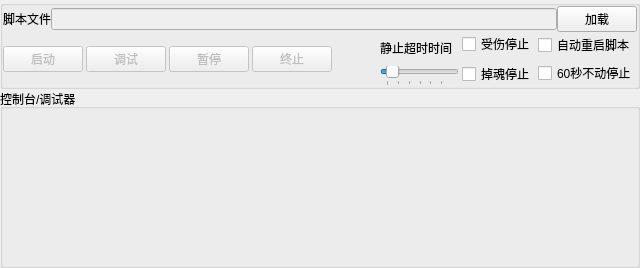
<?xml version="1.0" encoding="UTF-8"?>
<ui version="4.0">
 <class>ScriptForm</class>
 <widget class="QWidget" name="ScriptForm">
  <property name="geometry">
   <rect>
    <x>0</x>
    <y>0</y>
    <width>640</width>
    <height>268</height>
   </rect>
  </property>
  <property name="acceptDrops">
   <bool>true</bool>
  </property>
  <property name="windowTitle">
   <string/>
  </property>
  <layout class="QVBoxLayout" name="verticalLayout">
   <property name="spacing">
    <number>0</number>
   </property>
   <property name="leftMargin">
    <number>0</number>
   </property>
   <property name="topMargin">
    <number>0</number>
   </property>
   <property name="rightMargin">
    <number>0</number>
   </property>
   <property name="bottomMargin">
    <number>0</number>
   </property>
   <item>
    <widget class="QGroupBox" name="groupBox">
     <property name="title">
      <string/>
     </property>
     <layout class="QVBoxLayout" name="verticalLayout_2">
      <property name="spacing">
       <number>0</number>
      </property>
      <property name="leftMargin">
       <number>0</number>
      </property>
      <property name="topMargin">
       <number>0</number>
      </property>
      <property name="rightMargin">
       <number>0</number>
      </property>
      <property name="bottomMargin">
       <number>0</number>
      </property>
      <item>
       <layout class="QHBoxLayout" name="horizontalLayout_2">
        <item>
         <widget class="QLabel" name="label">
          <property name="text">
           <string>脚本文件</string>
          </property>
         </widget>
        </item>
        <item>
         <widget class="QLineEdit" name="lineEdit_scriptPath">
          <property name="enabled">
           <bool>false</bool>
          </property>
         </widget>
        </item>
        <item>
         <widget class="QPushButton" name="pushButton_load">
          <property name="sizePolicy">
           <sizepolicy hsizetype="Fixed" vsizetype="Fixed">
            <horstretch>0</horstretch>
            <verstretch>0</verstretch>
           </sizepolicy>
          </property>
          <property name="text">
           <string>加载</string>
          </property>
         </widget>
        </item>
       </layout>
      </item>
      <item>
       <layout class="QHBoxLayout" name="horizontalLayout">
        <property name="spacing">
         <number>3</number>
        </property>
        <item>
         <widget class="QPushButton" name="pushButton_run">
          <property name="enabled">
           <bool>false</bool>
          </property>
          <property name="sizePolicy">
           <sizepolicy hsizetype="Fixed" vsizetype="Fixed">
            <horstretch>0</horstretch>
            <verstretch>0</verstretch>
           </sizepolicy>
          </property>
          <property name="text">
           <string>启动</string>
          </property>
         </widget>
        </item>
        <item>
         <widget class="QPushButton" name="pushButton_debug">
          <property name="enabled">
           <bool>false</bool>
          </property>
          <property name="sizePolicy">
           <sizepolicy hsizetype="Fixed" vsizetype="Fixed">
            <horstretch>0</horstretch>
            <verstretch>0</verstretch>
           </sizepolicy>
          </property>
          <property name="text">
           <string>调试</string>
          </property>
         </widget>
        </item>
        <item>
         <widget class="QPushButton" name="pushButton_suspend">
          <property name="enabled">
           <bool>false</bool>
          </property>
          <property name="sizePolicy">
           <sizepolicy hsizetype="Fixed" vsizetype="Fixed">
            <horstretch>0</horstretch>
            <verstretch>0</verstretch>
           </sizepolicy>
          </property>
          <property name="text">
           <string>暂停</string>
          </property>
         </widget>
        </item>
        <item>
         <widget class="QPushButton" name="pushButton_term">
          <property name="enabled">
           <bool>false</bool>
          </property>
          <property name="sizePolicy">
           <sizepolicy hsizetype="Fixed" vsizetype="Fixed">
            <horstretch>0</horstretch>
            <verstretch>0</verstretch>
           </sizepolicy>
          </property>
          <property name="text">
           <string>终止</string>
          </property>
         </widget>
        </item>
        <item>
         <widget class="QLabel" name="label_status">
          <property name="text">
           <string/>
          </property>
          <property name="alignment">
           <set>Qt::AlignRight|Qt::AlignTrailing|Qt::AlignVCenter</set>
          </property>
         </widget>
        </item>
        <item>
         <spacer name="horizontalSpacer">
          <property name="orientation">
           <enum>Qt::Horizontal</enum>
          </property>
          <property name="sizeType">
           <enum>QSizePolicy::Expanding</enum>
          </property>
          <property name="sizeHint" stdset="0">
           <size>
            <width>40</width>
            <height>20</height>
           </size>
          </property>
         </spacer>
        </item>
        <item>
         <layout class="QVBoxLayout" name="verticalLayout_6"/>
        </item>
        <item>
         <layout class="QVBoxLayout" name="verticalLayout_7">
          <item>
           <widget class="QLabel" name="label_freezeDuration">
            <property name="sizePolicy">
             <sizepolicy hsizetype="Expanding" vsizetype="Preferred">
              <horstretch>0</horstretch>
              <verstretch>0</verstretch>
             </sizepolicy>
            </property>
            <property name="minimumSize">
             <size>
              <width>0</width>
              <height>0</height>
             </size>
            </property>
            <property name="maximumSize">
             <size>
              <width>16777215</width>
              <height>16777215</height>
             </size>
            </property>
            <property name="text">
             <string>静止超时时间</string>
            </property>
           </widget>
          </item>
          <item>
           <widget class="QSlider" name="horizontalSlider_freezeDuration">
            <property name="toolTip">
             <string>Freeze Duration in Seconds.</string>
            </property>
            <property name="minimum">
             <number>10</number>
            </property>
            <property name="maximum">
             <number>600</number>
            </property>
            <property name="singleStep">
             <number>10</number>
            </property>
            <property name="pageStep">
             <number>100</number>
            </property>
            <property name="value">
             <number>60</number>
            </property>
            <property name="orientation">
             <enum>Qt::Horizontal</enum>
            </property>
            <property name="tickPosition">
             <enum>QSlider::TicksBelow</enum>
            </property>
            <property name="tickInterval">
             <number>100</number>
            </property>
           </widget>
          </item>
         </layout>
        </item>
        <item>
         <layout class="QVBoxLayout" name="verticalLayout_4">
          <property name="spacing">
           <number>6</number>
          </property>
          <item>
           <widget class="QCheckBox" name="checkBox_injuryProt">
            <property name="sizePolicy">
             <sizepolicy hsizetype="Minimum" vsizetype="Fixed">
              <horstretch>0</horstretch>
              <verstretch>0</verstretch>
             </sizepolicy>
            </property>
            <property name="text">
             <string>受伤停止</string>
            </property>
           </widget>
          </item>
          <item>
           <widget class="QCheckBox" name="checkBox_soulProt">
            <property name="sizePolicy">
             <sizepolicy hsizetype="Minimum" vsizetype="Fixed">
              <horstretch>0</horstretch>
              <verstretch>0</verstretch>
             </sizepolicy>
            </property>
            <property name="text">
             <string>掉魂停止</string>
            </property>
           </widget>
          </item>
         </layout>
        </item>
        <item>
         <layout class="QVBoxLayout" name="verticalLayout_3">
          <item>
           <widget class="QCheckBox" name="checkBox_autorestart">
            <property name="text">
             <string>自动重启脚本</string>
            </property>
            <property name="tristate">
             <bool>true</bool>
            </property>
           </widget>
          </item>
          <item>
           <widget class="QCheckBox" name="checkBox_freezestop">
            <property name="sizePolicy">
             <sizepolicy hsizetype="Minimum" vsizetype="Fixed">
              <horstretch>0</horstretch>
              <verstretch>0</verstretch>
             </sizepolicy>
            </property>
            <property name="text">
             <string>60秒不动停止</string>
            </property>
            <property name="tristate">
             <bool>true</bool>
            </property>
           </widget>
          </item>
         </layout>
        </item>
       </layout>
      </item>
     </layout>
    </widget>
   </item>
   <item>
    <widget class="QGroupBox" name="groupBox_2">
     <property name="sizePolicy">
      <sizepolicy hsizetype="Preferred" vsizetype="Expanding">
       <horstretch>0</horstretch>
       <verstretch>0</verstretch>
      </sizepolicy>
     </property>
     <property name="title">
      <string>控制台/调试器</string>
     </property>
     <layout class="QVBoxLayout" name="verticalLayout_5">
      <property name="spacing">
       <number>0</number>
      </property>
      <property name="leftMargin">
       <number>0</number>
      </property>
      <property name="topMargin">
       <number>5</number>
      </property>
      <property name="rightMargin">
       <number>0</number>
      </property>
      <property name="bottomMargin">
       <number>0</number>
      </property>
      <item>
       <layout class="QVBoxLayout" name="verticalLayout_debug"/>
      </item>
     </layout>
    </widget>
   </item>
  </layout>
 </widget>
 <resources/>
 <connections/>
</ui>
